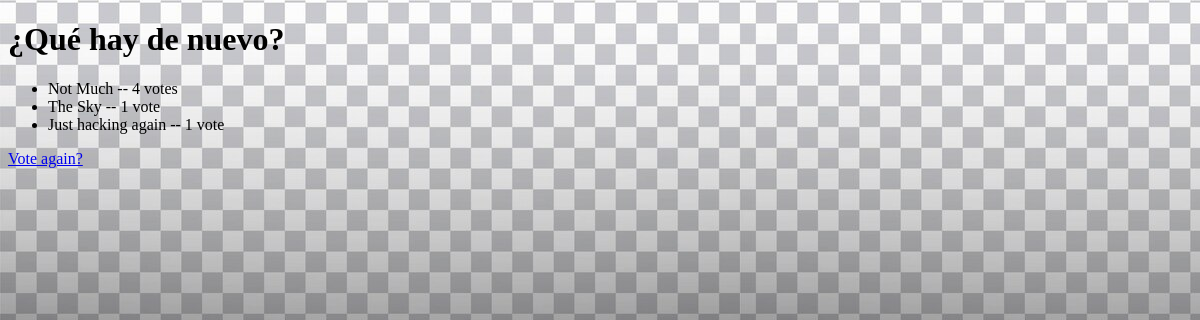
/polls/1/results/, run on an earlier commit of the app's database.
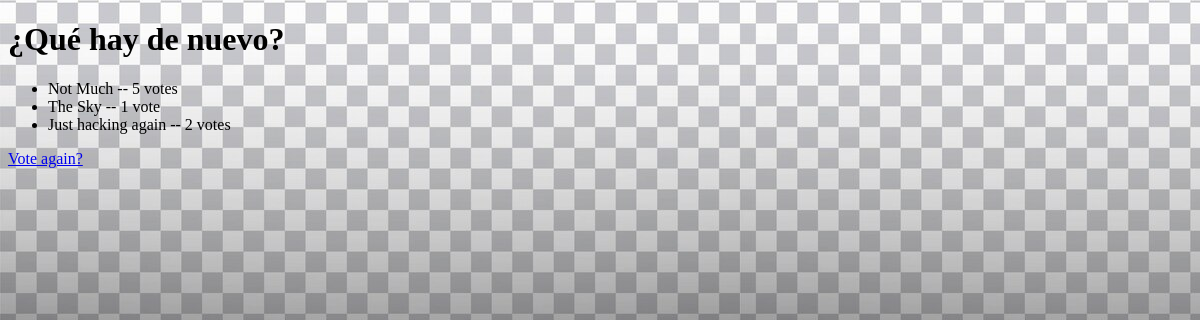
And on a later commit of the database.
### polls/models.py (models this page shows, shortened)
class Question(models.Model):
    question_text = models.CharField(max_length=200)
    pub_date = models.DateTimeField('Fecha de publicación')

class Choice(models.Model):
    question = models.ForeignKey(Question, on_delete=models.CASCADE)
    choice_text = models.CharField(max_length=200)
    votes = models.IntegerField('Número de votos', default=0)

### polls/views.py (the view)
# urls.py: path("<int:pk>/results/", views.ResultsView.as_view(), name="results"),
class ResultsView(generic.DetailView):
    model = Question
    template_name = "polls/results.html"

### polls/templates/polls/results.html (shortened to what this page needs)
<!DOCTYPE html>
<html lang="es">
<head>
    <link href="style.css" rel="stylesheet">
</head>
<body>
<h1>{{ question.question_text }}</h1>
<ul>
    {% for choice in question.choice_set.all %}
        <li>{{ choice.choice_text }} -- {{ choice.votes }} vote{{ choice.votes|pluralize }}</li>
    {% endfor %}
</ul>
<a href="{% url 'polls:detail' question.id %}">Vote again?</a>
</body>
</html>

### polls/static/polls/style.css (style rules this page uses)
body { background: transparent url("images/background.png") repeat-x; }

What changed in the data, as far as the page shows it:
changed Choice "Not Much": votes "4" → "5"
changed Choice "Just hacking again": votes "1" → "2"
